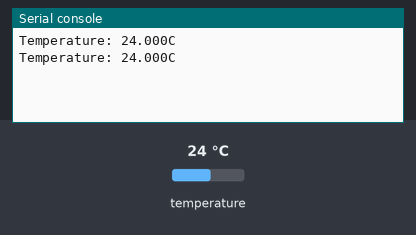
This program was run on a simulated Raspberry Pi Pico running CircuitPython. On the bench: the last lines printed to the serial console. The test bench sets the inputs (shaded band); at power-on: temperature 24 °C.

Above: at 1.2 s.
1.3 s: temperature set to 12 °C
At 2.6 s:
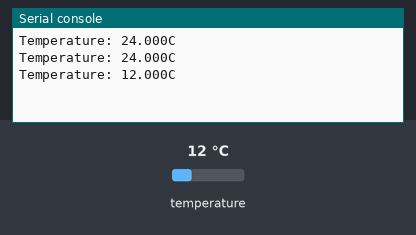
2.8 s: temperature set to 19 °C
At 3.8 s:
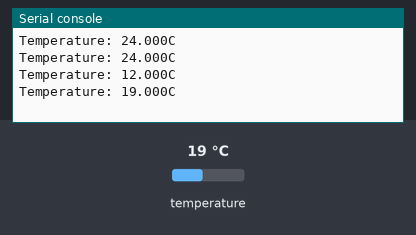
Timing chart, 0 to 5.8 s (numbered marks = the images above; inputs shaded):
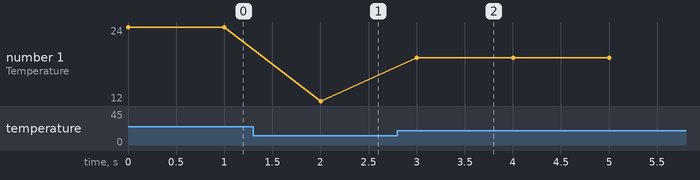

The program:

sensor.py
```python
# (licence header left out)
# Simple demo of the MAX31865 thermocouple amplifier.
# Will print the temperature every second.
import time
import board
import busio
import digitalio
import adafruit_max31865


# Create sensor object, communicating over the board's default SPI bus
spi = busio.SPI(clock=board.GP2, MOSI=board.GP3, MISO=board.GP0)
cs = digitalio.DigitalInOut(board.GP1)
cs.direction = digitalio.Direction.OUTPUT # Chip select of the MAX31865 board.
sensor = adafruit_max31865.MAX31865(spi, cs, rtd_nominal=100, ref_resistor=430.0, wires=4)
# Note you can optionally provide the thermocouple RTD nominal, the reference
# resistance, and the number of wires for the sensor (2 the default, 3, or 4)
# with keyword args:
# sensor = adafruit_max31865.MAX31865(spi, cs, rtd_nominal=100, ref_resistor=430.0, wires=2)

# Main loop to print the temperature every second.
while True:
    # Read temperature.
    temp = sensor.temperature
    # Print the value.
    print("Temperature: {0:0.3f}C".format(temp))
#    print(sensor.read_rtd())
#    print(sensor.fault)
    # Delay for a second.
    time.sleep(1.0)
```

Measured:
- after the input at 1.3 s, the serial console: prints a new line after 0.70 s (image 1)
- after the input at 2.8 s, the serial console: prints a new line after 0.20 s (image 2)
- plotted number 1: 24 → 12 after the input at 1.3 s, 12 → 19 after the input at 2.8 s
